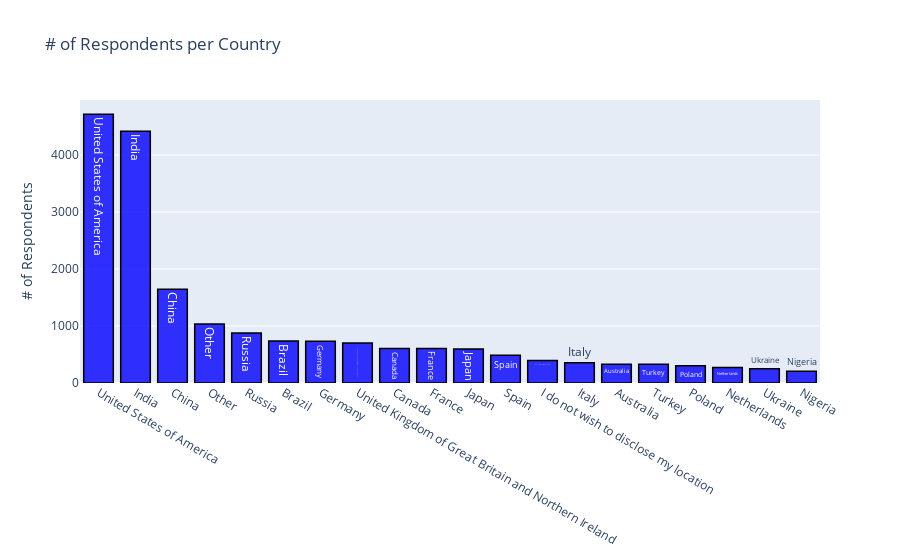

Notebook code for this chart:
### Code cell
end = 20
questionNumber = 'Q3'
title='# of Respondents per Country'
plotMultipleChoice(questionNumber,data,data2, title,yAxisTitle,begin,end)
end = 10

### Figure 1 — Plotly figure (JSON) as saved in the notebook; plotly's stock layout.template omitted (floating-point values rounded to 4 significant figures)
{"data": [{"marker": {"color": "rgba(0, 0, 255, 0.8)", "line": {"color": "rgb(0,0,0)", "width": 1.5}}, "name": "Kaggle", "text": ["United States of America", "India", "China", "Other", "Russia", "Brazil", "Germany", "United Kingdom of Great Britain and Northern Ireland", "Canada", "France", "Japan", "Spain", "I do not wish to disclose my location", "Italy", "Australia", "Turkey", "Poland", "Netherlands", "Ukraine", "Nigeria", "Mexico", "South Korea", "Singapore", "Israel", "Indonesia", "Switzerland", "Pakistan", "Sweden", "Portugal", "South Africa", "Viet Nam", "Colombia", "Greece", "Argentina", "Malaysia", "Iran, Islamic Republic of...", "Belgium", "Bangladesh", "Denmark", "Ireland", "Egypt", "Hungary", "Belarus", "Kenya", "Peru", "Finland", "Romania", "New Zealand", "Chile", "Hong Kong (S.A.R.)", "Tunisia", "Norway", "Philippines", "Thailand", "Czech Republic", "Republic of Korea", "Morocco", "Austria"], "type": "bar", "x": ["United States of America", "India", "China", "Other", "Russia", "Brazil", "Germany", "United Kingdom of Great Britain and Northern Ireland", "Canada", "France", "Japan", "Spain", "I do not wish to disclose my location", "Italy", "Australia", "Turkey", "Poland", "Netherlands", "Ukraine", "Nigeria", "Mexico", "South Korea", "Singapore", "Israel", "Indonesia", "Switzerland", "Pakistan", "Sweden", "Portugal", "South Africa", "Viet Nam", "Colombia", "Greece", "Argentina", "Malaysia", "Iran, Islamic Republic of...", "Belgium", "Bangladesh", "Denmark", "Ireland", "Egypt", "Hungary", "Belarus", "Kenya", "Peru", "Finland", "Romania", "New Zealand", "Chile", "Hong Kong (S.A.R.)", "Tunisia", "Norway", "Philippines", "Thailand", "Czech Republic", "Republic of Korea", "Morocco", "Austria"], "y": [4716, 4417, 1644, 1036, 879, 736, 734, 702, 604, 604, 597, 485, 394, 355, 330, 327, 301, 270, 252, 208]}], "layout": {"barmode": "group", "showlegend": false, "title": {"text": "# of Respondents per Country"}, "yaxis": {"title": {"text": "# of Respondents"}}}}
